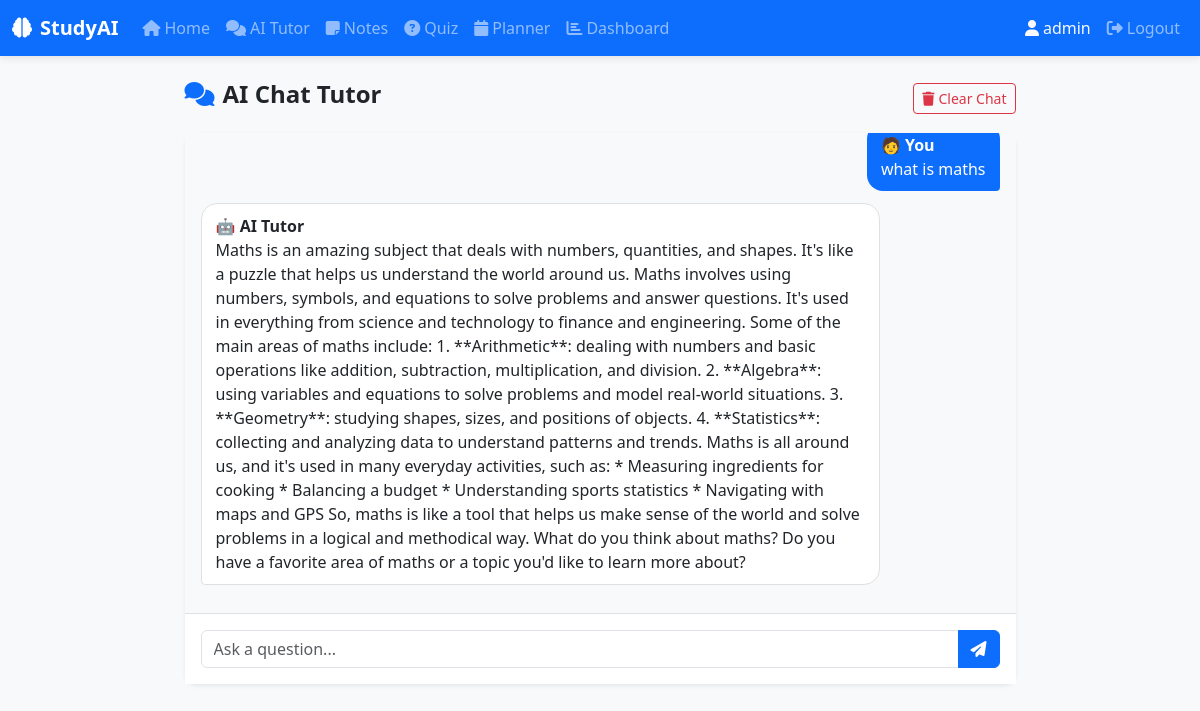
Page /chat (signed in) on the committed database.
### models/database.py (models this page shows)
class User(UserMixin, db.Model):
    id = db.Column(db.Integer, primary_key=True)
    username = db.Column(db.String(80), unique=True, nullable=False)
    email = db.Column(db.String(120), unique=True, nullable=False)
    password = db.Column(db.String(200), nullable=False)
    created_at = db.Column(db.DateTime, default=datetime.utcnow)
    quizzes = db.relationship("QuizResult", backref="user", lazy=True)
    study_plans = db.relationship("StudyPlan", backref="user", lazy=True)
    chat_history = db.relationship("ChatHistory", backref="user", lazy=True)

class ChatHistory(db.Model):
    id = db.Column(db.Integer, primary_key=True)
    user_id = db.Column(db.Integer, db.ForeignKey("user.id"), nullable=False)
    role = db.Column(db.String(10), nullable=False)  # user / assistant
    message = db.Column(db.Text, nullable=False)
    created_at = db.Column(db.DateTime, default=datetime.utcnow)

### routes/chat.py (the view)
@chat_bp.route("/chat")
@login_required
def chat():
    history = ChatHistory.query.filter_by(user_id=current_user.id).order_by(ChatHistory.created_at).limit(50).all()
    return render_template("chat.html", history=history)

### app.py (called while the page is built)
def create_app():
    app = Flask(__name__)
    app.config.from_object(Config)
    db.init_app(app)
    login_manager = LoginManager(app)
    login_manager.login_view = "auth.login"
    login_manager.login_message_category = "info"
    @login_manager.user_loader
    def load_user(user_id):
        return User.query.get(int(user_id))
    app.register_blueprint(auth_bp)
    app.register_blueprint(chat_bp)
    app.register_blueprint(notes_bp)
    app.register_blueprint(quiz_bp)
    app.register_blueprint(planner_bp)
    app.register_blueprint(dashboard_bp)
    @app.route("/")
    @login_required
    def index():
        return render_template("index.html")
    with app.app_context():
        db.create_all()
    return app

### templates/chat.html (shortened to what this page needs)
{% extends "base.html" %}
{% block content %}
<div class="container">
    <div class="row justify-content-center">
        <div class="col-lg-9">
            <div class="d-flex justify-content-between align-items-center mb-3">
                <h4 class="fw-bold"><i class="fas fa-comments text-primary me-2"></i>AI Chat Tutor</h4>
                <button class="btn btn-sm btn-outline-danger" onclick="clearChat()">
                    <i class="fas fa-trash me-1"></i>Clear Chat
                </button>
            </div>
            <div class="card shadow-sm border-0">
                <div class="card-body p-0">
                    <div id="chatBox" class="chat-box p-3">
                        {% for msg in history %}
                        <div class="chat-message {{ 'user-msg' if msg.role == 'user' else 'ai-msg' }}">
                            <div class="msg-bubble">
                                <strong>{{ '🧑 You' if msg.role == 'user' else '🤖 AI Tutor' }}</strong>
                                <div class="msg-content">{{ msg.message }}</div>
                            </div>
                        </div>
                        {% endfor %}
                    </div>
                    <div class="chat-input-area p-3 border-top">
                        <div class="input-group">
                            <input type="text" id="userInput" class="form-control" placeholder="Ask a question..." onkeypress="if(event.key==='Enter') sendMessage()">
                            <button class="btn btn-primary" onclick="sendMessage()" id="sendBtn">
                                <i class="fas fa-paper-plane"></i>
                            </button>
                        </div>
                    </div>
                </div>
            </div>
        </div>
    </div>
</div>
{% endblock %}

### templates/base.html (shortened to what this page needs)
<!DOCTYPE html>
<html lang="en">
<head>
    <link href="https://cdn.jsdelivr.net/npm/bootstrap@5.3.0/dist/css/bootstrap.min.css" rel="stylesheet">
    <link href="https://cdnjs.cloudflare.com/ajax/libs/font-awesome/6.4.0/css/all.min.css" rel="stylesheet">
    <link href="{{ url_for('static', filename='css/style.css') }}" rel="stylesheet">
</head>
<body>
{% if current_user.is_authenticated %}
<nav class="navbar navbar-expand-lg navbar-dark bg-primary">
    <div class="container-fluid">
        <a class="navbar-brand fw-bold" href="/"><i class="fas fa-brain me-2"></i>StudyAI</a>
        <div class="collapse navbar-collapse" id="navMenu">
            <ul class="navbar-nav me-auto">
                <li class="nav-item"><a class="nav-link" href="/"><i class="fas fa-home me-1"></i>Home</a></li>
                <li class="nav-item"><a class="nav-link" href="/chat"><i class="fas fa-comments me-1"></i>AI Tutor</a></li>
                <li class="nav-item"><a class="nav-link" href="/notes"><i class="fas fa-sticky-note me-1"></i>Notes</a></li>
                <li class="nav-item"><a class="nav-link" href="/quiz"><i class="fas fa-question-circle me-1"></i>Quiz</a></li>
                <li class="nav-item"><a class="nav-link" href="/planner"><i class="fas fa-calendar me-1"></i>Planner</a></li>
                <li class="nav-item"><a class="nav-link" href="/dashboard"><i class="fas fa-chart-bar me-1"></i>Dashboard</a></li>
            </ul>
            <ul class="navbar-nav">
                <li class="nav-item"><span class="nav-link text-light"><i class="fas fa-user me-1"></i>{{ current_user.username }}</span></li>
                <li class="nav-item"><a class="nav-link" href="/logout"><i class="fas fa-sign-out-alt me-1"></i>Logout</a></li>
            </ul>
        </div>
    </div>
</nav>
{% endif %}
<div class="container-fluid py-4">
    {% block content %}{% endblock %}
</div>
</body>
</html>

### static/css/style.css (style rules this page uses)
body { background-color: #f8f9fa; font-family: 'Segoe UI', sans-serif; }
.chat-box { height: 480px; overflow-y: auto; background: #f8f9fa; }
.chat-message { margin-bottom: 12px; }
.user-msg { text-align: right; }
.user-msg .msg-bubble { display: inline-block; background: #0d6efd; color: white; padding: 10px 14px; border-radius: 16px 16px 4px 16px; max-width: 75%; text-align: left; }
.ai-msg .msg-bubble { display: inline-block; background: white; border: 1px solid #e0e0e0; padding: 10px 14px; border-radius: 16px 16px 16px 4px; max-width: 85%; }
.chat-input-area { background: white; }
.navbar { box-shadow: 0 2px 8px rgba(0,0,0,0.1); }
.card { border-radius: 12px; }

### rows in the picture
User: username "admin"
ChatHistory: role "🧑 You", message "what is maths"
ChatHistory: role "🤖 AI Tutor", message "Maths is an amazing subject that deals with numbers, quantities, and shapes. It's like a puzzle that helps us understand the world around us. Maths involves using numbers, symbols, and equations to solve problems and answer questions. It's used in everything from science and technology to finance and engineering. Some of the main areas of maths include: 1. **Arithmetic**: dealing with numbers and basic operations like addition, subtraction, multiplication, and division. 2. **Algebra**: using variables and equations to solve problems and model real-world situations. 3. **Geometry**: studying shapes, sizes, and positions of objects. 4. **Statistics**: collecting and analyzing data to…"
